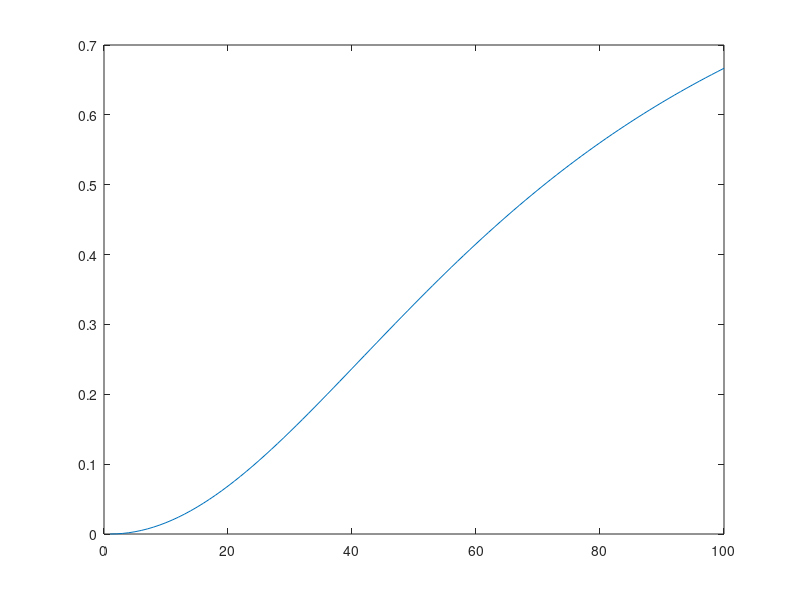

Source code (MATLAB): (Note: this script raises an error after producing the figure.)
%
% 10-9-2013 note save 'sta2' as model V1 cell RF
%
% source: http://www.icn.ucl.ac.uk/courses/MATLAB-Tutorials/Elliot_Freeman/html/gabor_tutorial.html
%close all
clear all

nW = 2; %n of Sun
L50W = .5; %L50 of Sun (originally 0.1) try 0.01
amp = 16; %saturation of Sun (originally 32) try 4.5
ampB=1; %saturation of Linear Venus 
ampBNL=-16; %saturation of Nonlinear Venus (originally -15)
nB = 1.1; %n of Venus
L50B = 0.1; %L50 of Venus

pix_per_deg=18/8; %/8 for Hartley8
s1=linspace(0,2*pi,100);

%%
%============================================
% white Gauss
imSize = 400;    % image size: n X n
lamda = imSize*2*2;     % wavelength (number of pixels per cycle)
theta = 0;    % grating orientation
sigma = 80;    % gaussian standard deviation in pixels
phase = 0.25;    % phase (0 -> 1)
trim = .05;    % trim off gaussian values smaller than this

%%
%=======make linear ramp
X = 1:imSize;             % X is a vector from 1 to imageSize
X0 = (X / imSize) - .5;    % rescale X -> -.5 to .5

%%
%=============Now make a 2D grating
% Start with a 2D ramp use meshgrid to make 2 matrices with ramp values across columns (Xm) or across rows (Ym) respectively

[Xm Ym] = meshgrid(X0, X0);             % 2D matrices
% imagesc( [ Xm Ym ] );                   % display Xm and Ym
% colorbar; axis on                      % add colour bar to see values

%%
%=============Make 2D gaussian blob
s = sigma / imSize;                     % gaussian width as fraction of imageSize
gaussW = exp( -(((Xm.^2)+(Ym.^2)) ./ (2* s^2)) ); % formula for 2D gaussian
curveW = diag(gaussW);
%figure(1);plot(curveW); colormap(gray);                   % display
%axis on; axis image;     % use gray colormap

%%
%NONLINEARITY gaussW
% nW = 2.2;
% L50W = 0.1;
gaussWNL= (gaussW.^nW)./(L50W+gaussW.^nW);
nonlinear = linspace(0,1,100);
nonlinear = (nonlinear.^nW)./(L50W+nonlinear.^nW);
% curveNL = diag(nonlinear);
figure(1);plot(nonlinear); colormap(gray);  
temp = [1 100];
%figure(2);plot(temp.^nW)./(L50W^nW+temp.^nW);% ylim([-2 30]); axis square;

%%
% ==========================================
% black Gauss
% imSize = 48;    % image size: n X n
% lamda = 96*2;     % wavelength (number of pixels per cycle)
% theta = 0;    % grating orientation
sigma = 7;    % gaussian standard deviation in pixels (originally 3)
phase = 0.75;    % phase (0 -> 1)
trim = .05;    % trim off gaussian values smaller than this
x_pos=102; % centr pos =24,24
y_pos=102;

%gaussW=(gaussW*amp)-1;
%gaussWNL=gaussWNL*2;
gaussWNL=(gaussWNL*amp)-1;
% curve = diag(gaussWNL);
% figure(3);plot(curve); ylim([-2 30]); axis square;
% hold on;
% plot([0 400],[1 1],'r');
% hold off;
% fname=['C:\Users\Tyler\Desktop\Matlab\gaussWNL2.png'];
% saveas(3,fname);
% curveW = diag(gaussW);
% figure(2);plot(curveW); ylim([-2 30]); axis square;
% hold on;
% plot([0 400],[1 1],'r');
% hold off;
% fname=['C:\Users\Tyler\Desktop\Matlab\gaussW2.png'];
% saveas(2,fname);


for i=140:-1:50
%i=115;
x_pos=i; % sim_real1 is 66,83
y_pos=i;
%%
%=======make linear ramp
X = 1:imSize;             % X is a vector from 1 to imageSize
XB = (X / imSize) - .5;    % rescale X -> -.5 to .5
YB= (X / imSize) - .5; 
XB=circshift(XB,[0 x_pos-imSize/2]);
YB=circshift(YB,[0 y_pos-imSize/2]);
%%
%=============Now make a 2D grating
% Start with a 2D ramp use meshgrid to make 2 matrices with ramp values across columns (Xm) or across rows (Ym) respectively

[Xm Ym] = meshgrid(XB, YB);             % 2D matrices
% imagesc( [ Xm Ym ] );   
% imagesc( [ Xm ] );% display Xm and Ym
% colorbar; axis on                      % add colour bar to see values

%%
%=============Make 2D gaussian blob
s = sigma / imSize;                     % gaussian width as fraction of imageSize
gaussB = -exp( -(((Xm.^2)+(Ym.^2)) ./ (2* s^2)) ); % formula for 2D gaussian
ind=find(gaussB>-.0011);
gaussB(ind)=0;
ind=find(gaussB~=0);
gaussB=gaussB*ampB;
curveB = diag(gaussB);
%figure(9);plot(curveB); colormap(gray); %xlim([0 200]);
% gaussB(ind)=gaussB(ind)*-1;
%figure(2);imagesc( gaussB, [-1 1] ); colormap(gray)                       % display
%axis on; axis image;     % use gray colormap

%%
%NONLINEARITY gaussB
% nB = 1;
% L50B = 0.1;
gaussBNL=gaussB.*-1;
gaussBNL= (gaussBNL.^nB)./(L50B+gaussBNL.^nB);
nonlinear = linspace(0,1,100);
nonlinear = (nonlinear.^nB)./(L50B+nonlinear.^nB);
%figure(2);plot(nonlinear); colormap(gray);  
gaussBNL= gaussBNL.*ampBNL;

%%
% amp = 32;
%gaussW=gaussW*2;
% gaussW=(gaussW*amp)-1;
% %gaussWNL=gaussWNL*2;
% gaussWNL=(gaussWNL*amp)-1;
%gaussWNL(gaussWNL>1)=1;
% gaussW=gaussW*3;
gaussWB=gaussW+gaussB;
gaussWNLB = gaussWNL + gaussB;
gaussWNLBNL = gaussWNL + gaussBNL;
gaussWNLBNL = gaussWNLBNL(20:130,20:130);
%curve3 = diag(gaussWNLBNL);
figure(5);drawmat(gaussWNLBNL,.9,.9,10,'r'); axis square; axis off;
gaussWNLBNL(gaussWNLBNL>1)=1;
gaussWNLBNL(gaussWNLBNL<-1)=-1;
%[BW1 thresh] = edge(interp2(gaussWNLBNL,'spline',2),'canny',[-1,0.04],.2); figure(6); clf;ttx=BW1*0+1; imshow(xor(BW1,ttx));
[BW1 thresh] = edge(gaussWNLBNL,'canny',[-1,0.04],.2); figure(6); clf;ttx=BW1*0+1; imshow(xor(BW1,ttx));

%[0.02,0.05],0.05
figure(4);
imagesc( gaussWNLBNL, [-1 1] ); colormap('gray'); axis off; axis image;%axis on; title('White Nonlinear Black Nonlinear');
%hold on
%contour(gaussWNLBNL,0.5,'r')
%hold on; plot([0 400],[0 400],'k--'); hold off;
%subplot(2,3,1);imagesc( gaussWB, [-1 1] ); colormap(gray); axis on; axis image; title('Linear');
%subplot(2,3,2);imagesc( gaussWNLB, [-1 1] ); colormap(gray); axis on; axis image; title('White Nonlinear'); 
%subplot(2,3,3);imagesc( gaussWNLBNL, [-1 1] ); colormap(gray); axis on; axis image; title('White Nonlinear Black Nonlinear');     
% use gray colormap

% subplot(1,3,1);imagesc( gaussWNLBNL, [-1 1] ); colormap(gray); axis on; axis image; title('White Nonlinear Black Nonlinear');  
curve1 = diag(gaussBNL);
curve2 = diag(gaussWNL);
curve3 = diag(gaussWNLBNL);
%figure(10); plot(curve3); %ylim([-2 2]);
% hold on;
% plot([0 400],[1 1],'k--');
% plot([0 400],[-1 -1],'k--');
% %plot([0 400],[0 0],'k');
% hold off;
%subplot(2,3,4);plot(curve1);ylim([-amp amp]);
%subplot(1,3,2);
%figure(5);plot(curve2);ylim([-1 1]); axis square;
% hold on; plot(curve1,'r');
% hold off;
% %subplot(1,3,3);
% figure (6); plot(curve3);ylim([-2 2]); axis square;
%hold on;
%plot([0 200],[0 0],'b--');
%imwrite(gaussWNLBNL,'simulation.png');
%fname=['C:\Users\Tyler\Desktop\Matlab\aureole\aureole' num2str(i) '.jpg'];
%saveas(4,fname);
% fname=['C:\Users\Tyler\Desktop\Matlab\edge\edge' num2str(i) '.png'];
% saveas(6,fname);
% fname=['C:\Users\Tyler\Desktop\Matlab\red_blue\red_blue' num2str(i) '.png'];
% saveas(5,fname);
% fname=['C:\Users\Tyler\Desktop\Matlab\contours\contours' num2str(i) '.png'];
% saveas(5,fname);
pause();
end
